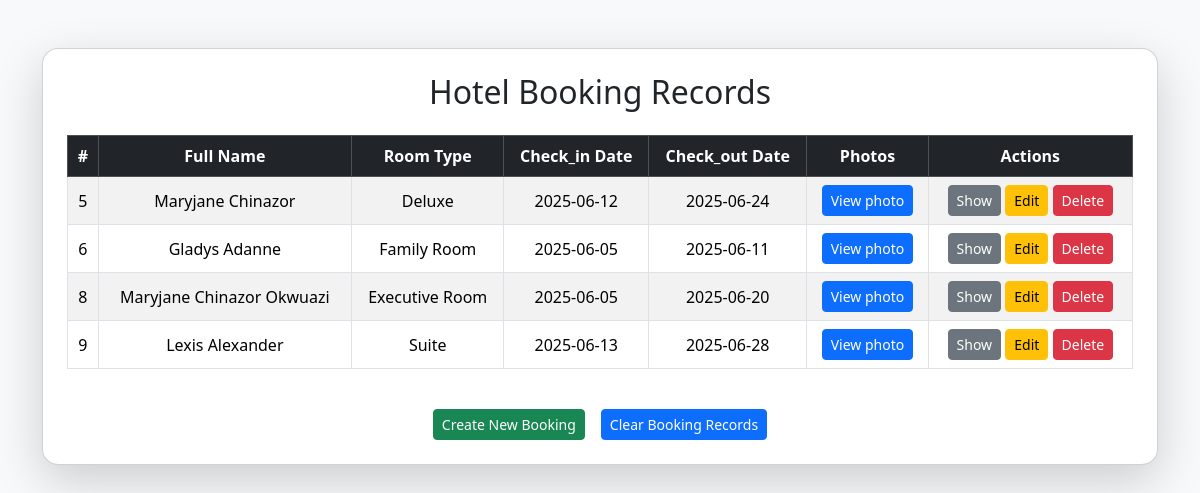
Screenshot of /index_records.php (signed in) with the database file from the repository.
### tables this page shows
CREATE TABLE `booking_records` (
  `id` int(11) NOT NULL,
  `full_name` varchar(255) NOT NULL,
  `email` varchar(255) NOT NULL,
  `phone_number` int(11) NOT NULL,
  `room_type` varchar(255) NOT NULL,
  `check_in_date` date NOT NULL,
  `check_out_date` date NOT NULL,
  `image_file` varchar(255) NOT NULL
);

### index_records.php (the view, shortened to what this page needs)
<?php
$conn = connectDB();
$sql = "SELECT * FROM booking_records";
$results = mysqli_query($conn, $sql);
if ($results === false) {
    echo mysqli_error($conn);
} else {
    $all_data = mysqli_fetch_all($results, MYSQLI_ASSOC);
}
?>
<!DOCTYPE html>
<html lang="en">
<head>
    <link href="https://cdn.jsdelivr.net/npm/bootstrap@5.3.6/dist/css/bootstrap.min.css" rel="stylesheet" />
</head>
<body class="bg-light">
    <div class="container py-5">
        <div class="card shadow-lg rounded-4">
            <div class="card-body p-4">
                <h2 class="mb-4 text-center">Hotel Booking Records</h2>
                <div class="table-responsive">
                    <table class="table table-striped table-bordered align-middle">
                        <thead class="table-dark text-center">
                            <tr>
                                <th>#</th>
                                <th>Full Name</th>
                                <th>Room Type</th>
                                <th>Check_in Date</th>
                                <th>Check_out Date</th>
                                <th>Photos</th>
                                <th>Actions</th>
                            </tr>
                        </thead>
                        <?php if (!empty($all_data)): ?>
                            <tbody>
                            <tbody class="text-center">
                                <?php foreach ($all_data as $index => $data): ?>
                                    <tr>
                                        <td><?= htmlspecialchars($data['id']) ?></td>
                                        <td><?= htmlspecialchars($data['full_name']) ?></td>
                                        <td><?= htmlspecialchars($data['room_type']) ?></td>
                                        <td><?= htmlspecialchars($data['check_in_date']) ?></td>
                                        <td><?= htmlspecialchars($data['check_out_date']) ?></td>
                                        <td>
                                            <button type="button" class="btn btn-sm btn-primary" data-bs-toggle="modal" data-bs-target="#exampleModal<?= $data['id'] ?>">
                                                View photo
                                            </button>
                                        </td>
                                        <td>
                                            <a class="btn btn-sm btn-secondary" href="show.php?id=<?= $data['id'] ?>">Show</a>
                                            <a class="btn btn-sm btn-warning" href="edit.php?id=<?= $data['id'] ?>">Edit</a>
                                            <a class="btn btn-sm btn-danger" href="delete.php?id=<?= $data['id'] ?>">Delete</button>
                                        </td>
                                    </tr>
                                <?php endforeach; ?>
                            </tbody>
                        <?php else: ?>
                            <p>No booking records found.</p>
                        <?php endif; ?>
                    </table>
                </div>
                <div class="d-flex justify-content-center gap-3 mt-4">
                    <a href="/index.php" class="btn btn-sm btn-success">Create New Booking</a>
                    <form method="POST">
                        <button type="button" class="btn btn-sm btn-primary" data-bs-toggle="modal" data-bs-target="#exampleModal">
                            Clear Booking Records
                        </button>
                    </form>
                </div>
            </div>
        </div>
</body>
</html>

### rows the page displays
booking_records: id "5", full_name "Maryjane Chinazor", room_type "Deluxe", check_in_date "2025-06-12", check_out_date "2025-06-24"
booking_records: id "6", full_name "Gladys Adanne", room_type "Family Room", check_in_date "2025-06-05", check_out_date "2025-06-11"
booking_records: id "8", full_name "Maryjane Chinazor Okwuazi", room_type "Executive Room", check_in_date "2025-06-05", check_out_date "2025-06-20"
booking_records: id "9", full_name "Lexis Alexander", room_type "Suite", check_in_date "2025-06-13", check_out_date "2025-06-28"
